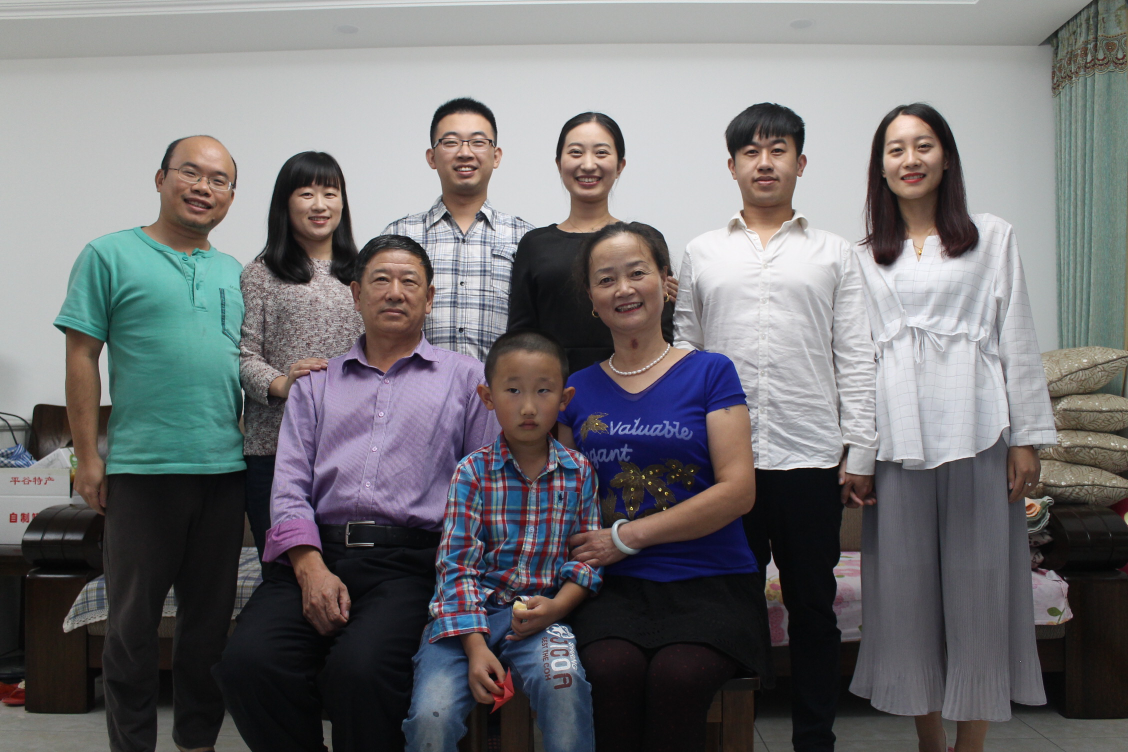
#> input picture src/resources/images/test.jpg, 2256 x 1504 px (shown at 1/2 size); its folder holds only this picture in this run
$ python PilDist.py   (older library calls are emulated)
#> lines starting #> are read from the running program, lines starting #| are printed output that depends on the picture
### src/python/cv/ch1/imtools.py
# coding=utf-8
__author__ = 'modoso'

import os
from PIL import Image
from numpy import *

IMAGE_PATH = os.path.abspath('../../../resources/images')
THUMB_PATH = os.path.abspath('../../../resources/thumbs')


def get_imlist(path):
    return [os.path.join(path, f) for f in os.listdir(path) if f.endswith('.jpg')]


def imagePath(imageName):
    return os.path.join(IMAGE_PATH, imageName)


def thumbPath(imageName):
    return os.path.join(THUMB_PATH, imageName)


def imresize(im, sz):
    pil_im = Image.fromarray(im)
    return array(pil_im.resize(sz))


def histeq(a, im, nbr_bins=256):
    imhist, bins = histogram(a, nbr_bins, normed=True)
    cdf = imhist.cumsum()
    cdf = 255 * cdf / cdf[-1]
    im2 = interp(a, bins[:-1], cdf)
    return im2.reshape(im.shape), cdf


# [38 lines left out: functions compute_average, pca, not called in this run]

### src/python/cv/ch1/PilDist.py
__author__ = 'modoso'

from PIL import Image
import matplotlib.pyplot as plt
from pylab import array, histogram, interp

import imtools


def showImage(im):
    # create a image in plt
    plt.figure()
    # no color
    plt.gray()
    # show image from left
    plt.contour(im, origin='image')

    plt.axis('equal')
    plt.axis('off')
    plt.figure()
    plt.hist(im.flatten(), 128)


# convert to gray and read into array
im = array(Image.open(imtools.imagePath('test.jpg')).convert('L'))
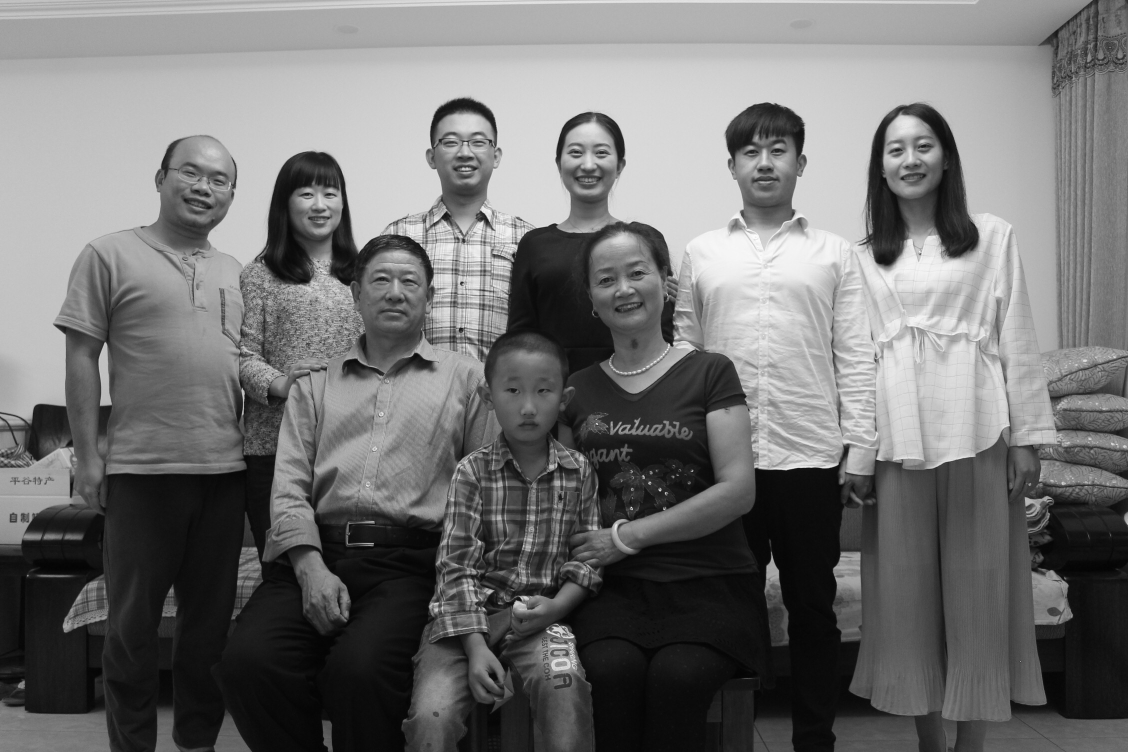
#> im: shape (1504, 2256) (shown at 1/2 size); min 0, max 255, mean 113.2
showImage(im)

im1 = array(Image.open(imtools.imagePath('test.jpg')).convert('L'))
a = im1.flatten()
im2, cdf = imtools.histeq(a, im1, 256)
#> in histeq, `imhist, bins = histogram(a, nbr_bins, normed=True)`: imhist = 256 values, max 0.0133 at index 11, min 2.96e-07 at index 0, mean 0.00392; bins = 257 values from 0 to 255
#> in histeq, `cdf = imhist.cumsum()`: cdf = 256 values from 2.96e-07 to 1
#> in histeq, `cdf = 255 * cdf / cdf[-1]`: cdf = 256 values from 7.52e-05 to 255
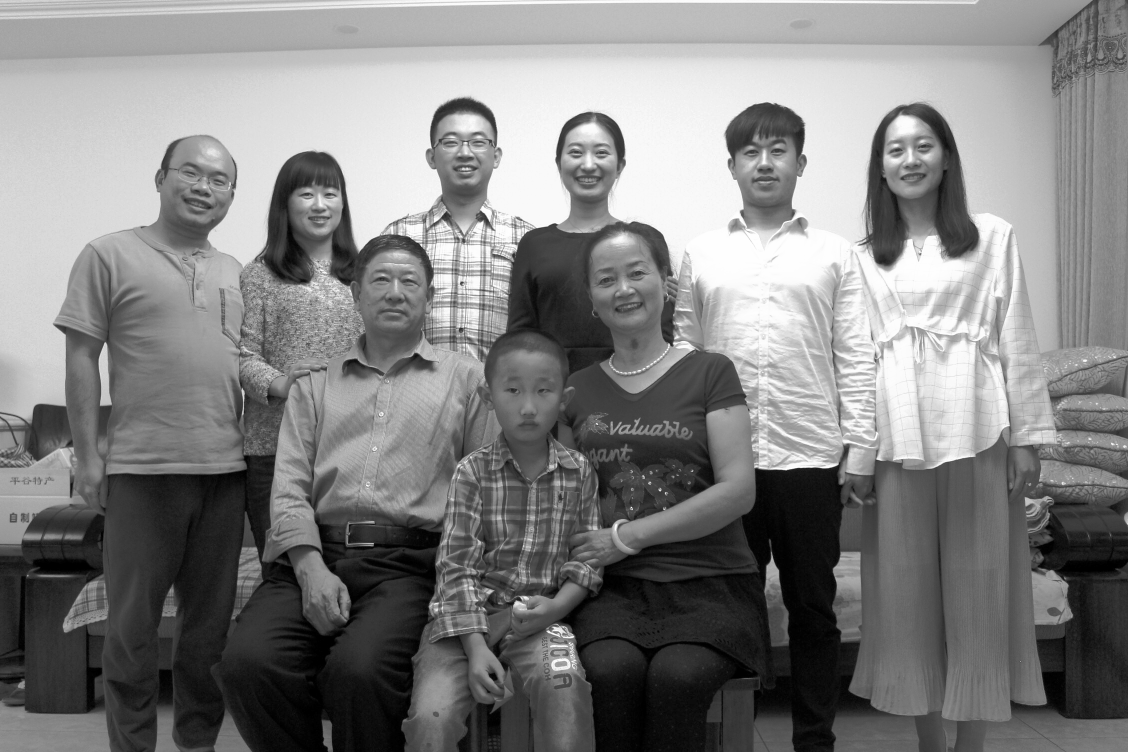
#> im2: shape (1504, 2256) float64 (shown at 1/2 size); min 7.52e-05, max 255, mean 128.8
#> cdf = 256 values from 7.52e-05 to 255

showImage(im2)
plt.show()
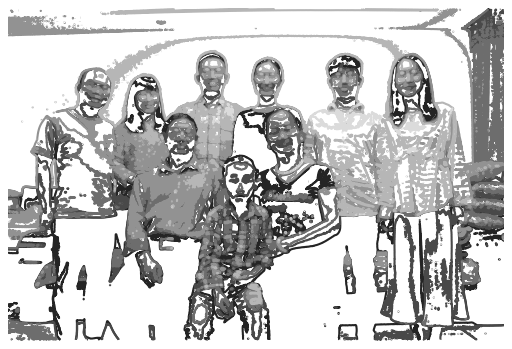
#> figure drawn by matplotlib, 1 panel
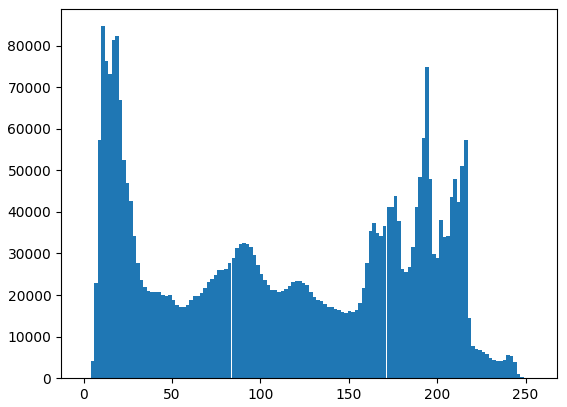
#> figure drawn by matplotlib, 1 panel; tallest bar 84643 high, from x = 9.96 to 11.95
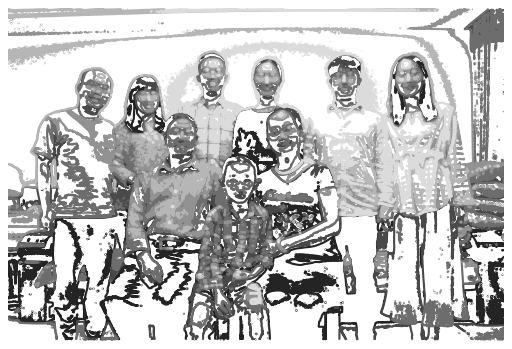
#> figure drawn by matplotlib, 1 panel
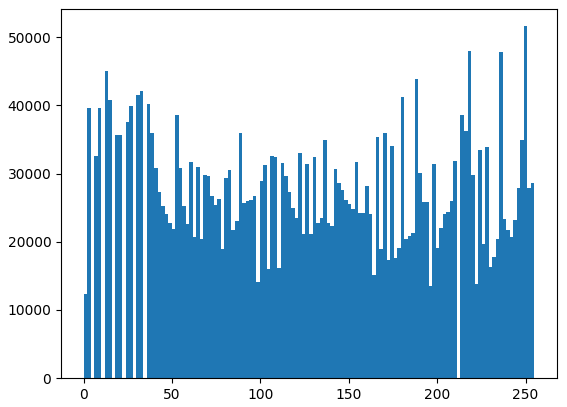
#> figure drawn by matplotlib, 1 panel; tallest bar 51593 high, from x = 249 to 251
